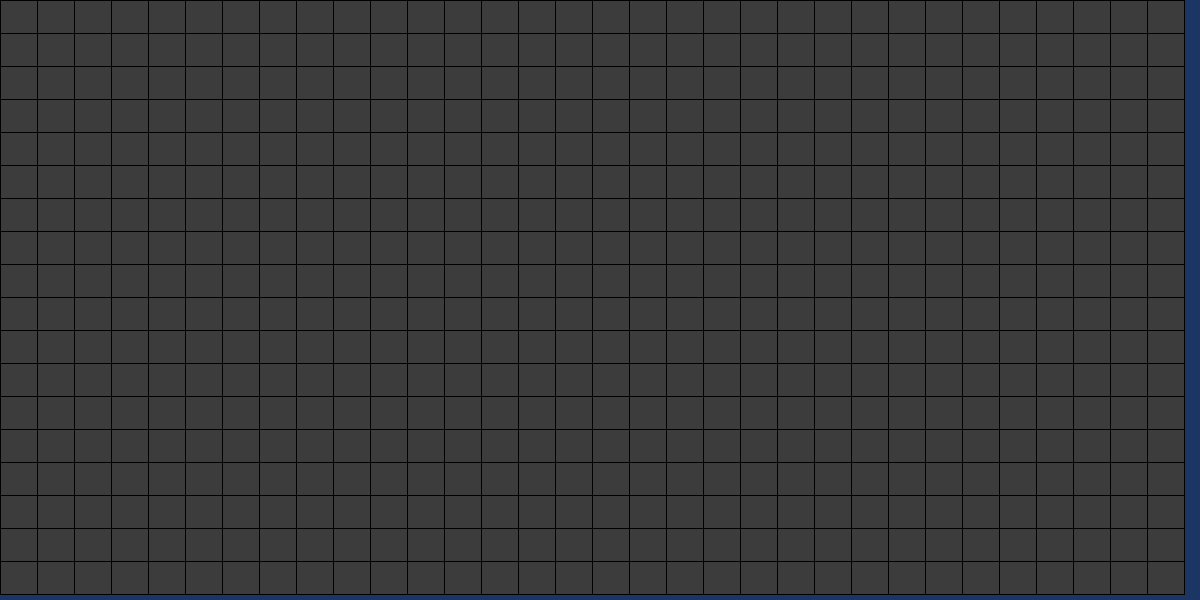
Frame 1 (no input)
Frame 60 (the mouse pressed at the canvas centre just before this capture): identical to frame 1, image omitted
Frame 120 (the mouse held since frame 60 and released just before this capture): identical to frame 1, image omitted

The Processing sketch that drew this single still picture (run headless with seeded random() and noise(); from frame 60 on, the mouse is pressed at the canvas centre):

// Processing sketch: Week_16_Minesweeper
// ── Week_16_Minesweeper.pde
import java.util.Arrays; 
// setup board logic structure:
int boardRows = 32;
int boardCols = 18;

int[][] boardLayout = new int[boardRows][boardCols];
boolean[][] hasBeenClicked = new boolean[boardRows][boardCols];

// display variables
int cellWidth, cellHeight;
color cellColor = color(60, 60, 60);
color revealedCellColor = color( 200, 200, 200);

void setup() {
  size( 1200, 600);
  
  // setup Board
  setupBoardLayout( 50 );

  // setup Display Variables
  cellWidth = width/boardRows;
  cellHeight = height/boardCols;
  textAlign(CENTER);
  // If you don't display the text in setup, there's a lag as the program loads the default font.
  // this is the stupidest hacky way of getting around this, but it works:
  text("display text offscreen to load the font", -1000, -1000);
}

void draw() {
  background(27, 54, 100);
  for (int x = 0; x<boardRows; x++) {
    for (int y = 0; y<boardCols; y++) {
      if (hasBeenClicked[x][y]) {
        switch(boardLayout[x][y]) {
        case 1:
        case 2:
        case 3:
        case 4:
        case 5:
        case 6:
        case 7:
        case 8:
          // display the cell
          drawCell( boardLayout[x][y], x, y );
          break;
        case 9: 
          // draw a red square for a mine
          fill(255, 0, 0);
          rect(x * cellWidth, y * cellHeight, cellWidth, cellHeight);
          break;
        case 0:
        default:
          // don't draw anything
          break;
        }
      } else {
        // display an unclicked square
        fill(cellColor);
        rect(x * cellWidth, y * cellHeight, cellWidth, cellHeight);
      }
    }
  }
}

void drawCell( int cellContents, int x, int y ) {
  fill( revealedCellColor);  
  rect(x * cellWidth, y * cellHeight, cellWidth, cellHeight);
  fill(20);
  text(cellContents, x * cellWidth + cellWidth/2, y * cellHeight + cellHeight*.75);
}
//
// ============================================================ Interaction Handlers
//
void mouseClicked() {
  int normalizedX = mouseX/cellWidth;
  int normalizedY = mouseY/cellHeight;
  
  normalizedX = min(normalizedX, boardRows-1);
  normalizedY = min(normalizedY, boardCols-1);

  if (!hasBeenClicked[normalizedX][normalizedY]) {
    if (boardLayout[normalizedX][normalizedY] == 0) {
      openAdjacentSquares(normalizedX, normalizedY);
    } else {
      hasBeenClicked[normalizedX][normalizedY] = true;
    }
  }
}

void openAdjacentSquares(int _x, int _y) {
  // index protection:
  if ( _y < 0 || _x >= boardRows || _y >= boardCols || _x < 0) {
    return;
  }
  // don't check squares that you've already checked!
  if ( hasBeenClicked[_x][_y] ) { 
    return;
  } else {
    hasBeenClicked[_x][_y] = true;
    if (boardLayout[_x][_y] == 0) {
      // if zero, open adjacent squares
      // check squares starting from top in a clockwise rotation
      openAdjacentSquares(_x, _y-1);
      openAdjacentSquares(_x+1, _y-1);
      openAdjacentSquares(_x+1, _y);
      openAdjacentSquares(_x+1, _y+1);
      openAdjacentSquares(_x, _y+1);
      openAdjacentSquares(_x-1, _y+1);
      openAdjacentSquares(_x-1, _y);
      openAdjacentSquares(_x-1, _y-1);
    }
  }
}
//
// ============================================================ Setup Functions
//
void setupBoardLayout(int _numMines) {
  int[] minePosition = new int[_numMines];

  // fill with mines
  for (int i = 0; i<_numMines; i++) {
    minePosition[i] = int(random(boardCols * boardRows));
  }

  //sort mine array to be in order
  Arrays.sort(minePosition);
  // Assign Mines Randomly  
  int index = 0;
  int positionIndex = 0;
  for (int x = 0; x<boardRows; x++) {
    for (int y = 0; y<boardCols; y++) {
      // array index protection && if a repeated position, just draw one in the next position
      if ( positionIndex < minePosition.length && index >= minePosition[positionIndex]) {
        // make a mine!
        boardLayout[x][y] = 9;
        positionIndex++;
        // add one to all cells surounding this one:
        addToSurroundingCells(x, y-1);
        addToSurroundingCells(x+1, y-1);
        addToSurroundingCells(x+1, y);
        addToSurroundingCells(x+1, y+1);
        addToSurroundingCells(x, y+1);
        addToSurroundingCells(x-1, y+1);
        addToSurroundingCells(x-1, y);
        addToSurroundingCells(x-1, y-1);
      }
      index++; // continue to next cell keeping a global cell count
    }
  }
}

void addToSurroundingCells(int _x, int _y) {
  // if we're off the board, stop to avoid index error:
  if ( _y < 0 || _x >= boardRows || _y >= boardCols || _x < 0) return;
  // if not a mine, add one:
  if (boardLayout[_x][_y] != 9) {
    boardLayout[_x][_y]++;
  }
}
